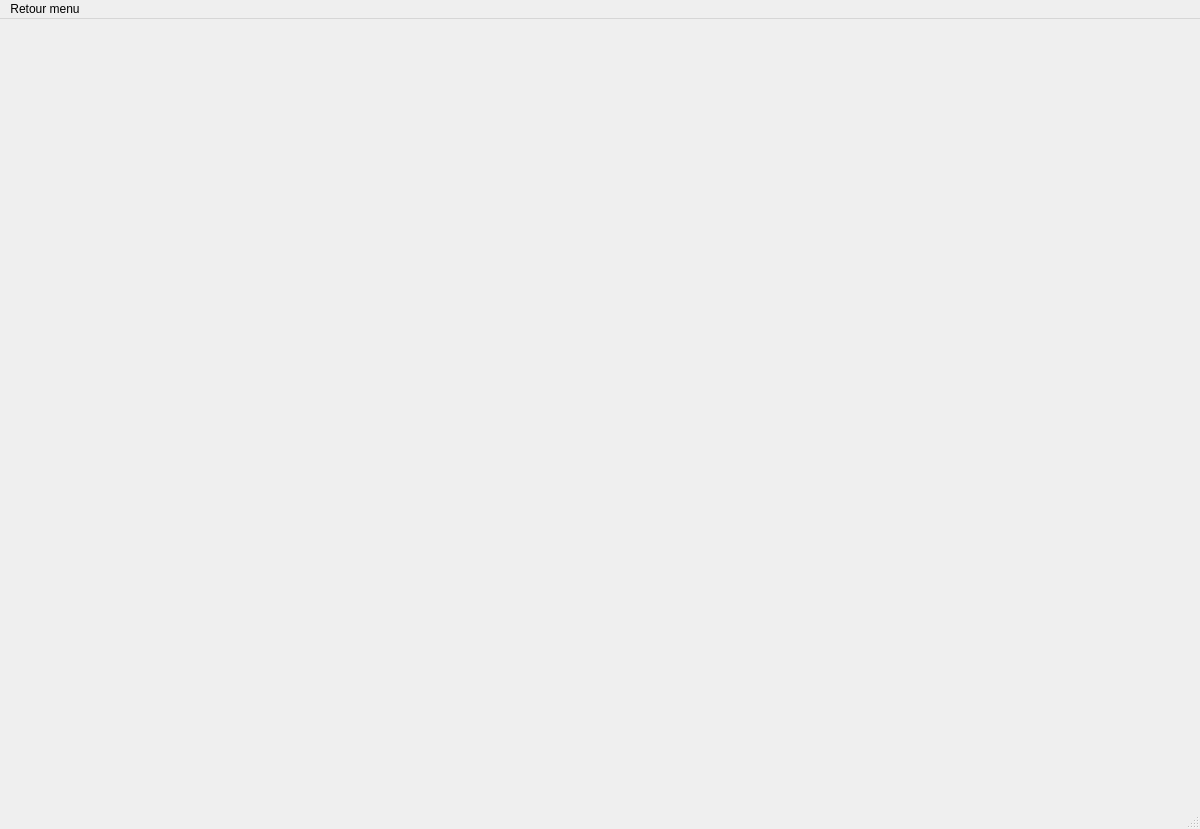
<?xml version="1.0" encoding="UTF-8"?>
<ui version="4.0">
 <class>mainWindow</class>
 <widget class="QMainWindow" name="mainWindow">
  <property name="geometry">
   <rect>
    <x>0</x>
    <y>0</y>
    <width>1200</width>
    <height>829</height>
   </rect>
  </property>
  <property name="minimumSize">
   <size>
    <width>1200</width>
    <height>829</height>
   </size>
  </property>
  <property name="maximumSize">
   <size>
    <width>1200</width>
    <height>829</height>
   </size>
  </property>
  <property name="windowTitle">
   <string>Règles du jeu</string>
  </property>
  <property name="windowIcon">
   <iconset>
    <normaloff>cameleon.jpg</normaloff>cameleon.jpg</iconset>
  </property>
  <widget class="QWidget" name="centralwidget"/>
  <widget class="QMenuBar" name="menubar">
   <property name="geometry">
    <rect>
     <x>0</x>
     <y>0</y>
     <width>1200</width>
     <height>21</height>
    </rect>
   </property>
   <widget class="QMenu" name="menuOptions">
    <property name="title">
     <string>Retour menu</string>
    </property>
    <addaction name="actionRetour_au_menu"/>
   </widget>
   <addaction name="menuOptions"/>
  </widget>
  <widget class="QStatusBar" name="statusbar"/>
  <action name="actionRetour_au_menu">
   <property name="text">
    <string>Retour au menu</string>
   </property>
  </action>
 </widget>
 <resources/>
 <connections/>
</ui>
